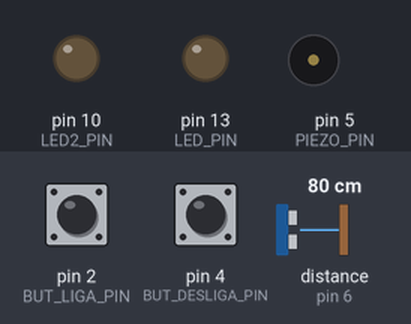
Bench run of a sketch on a simulated Arduino Uno, built with avr-gcc and run on an emulated ATmega328P. Parts: output pins drawn as LEDs (lit = HIGH), buzzer (waves = sounding). The inputs (shaded band) are chosen by the test bench; at power-on: pin 2 (BUT_LIGA_PIN) HIGH, distance to the obstacle (sensor on pin 6) 80 cm, pin 4 (BUT_DESLIGA_PIN) HIGH. The echo pulse lasts 58.3 µs per cm; pins used as bus, display or sensor lines are not drawn; what the sketch prints to the serial monitor is not drawn.

Above: at 1.2 s.
1.3 s: pin 2 (BUT_LIGA_PIN) pulled LOW for 0.15 s
At 2.2 s:
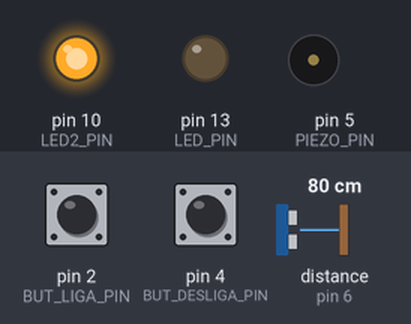
2.9 s: distance to the obstacle (sensor on pin 6) set to 17 cm
4.4 s: distance to the obstacle (sensor on pin 6) set to 13 cm
At 5.5 s:
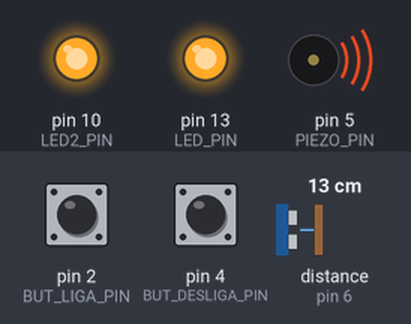
5.9 s: pin 4 (BUT_DESLIGA_PIN) pulled LOW for 0.15 s
At 7.0 s:
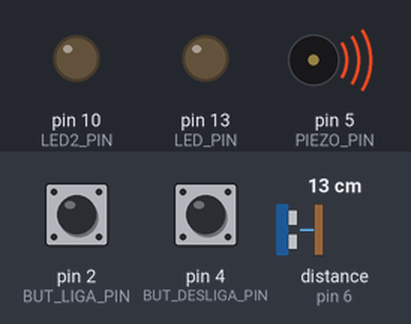
7.5 s: pin 2 (BUT_LIGA_PIN) pulled LOW for 1 s
At 8.1 s:
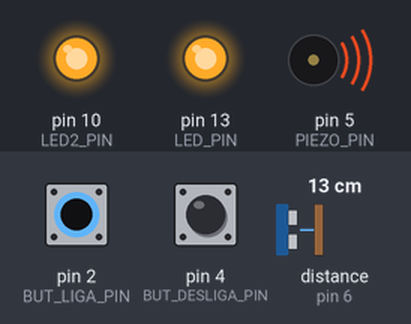
10.0 s: distance to the obstacle (sensor on pin 6) set to 18 cm
At 11.3 s:
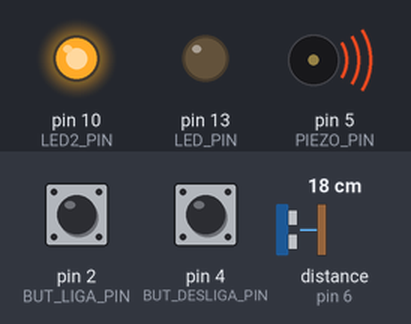
Timing chart, 0 to 12.5 s (numbered marks = the images above; inputs shaded):
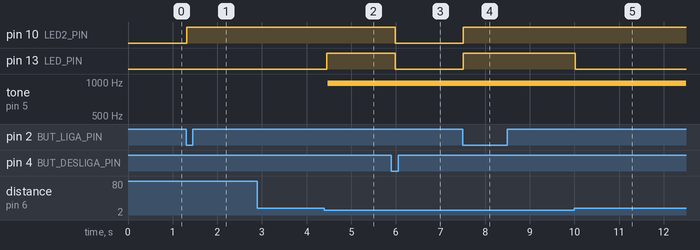

Measured:
- the behaviour switches between 16 and 15 cm on distance to the obstacle (sensor on pin 6) (found by bisection; images 1 and 2)
- after the input at 1.3 s, pin 10 (LED2_PIN): LOW → HIGH at once
- after the input at 4.4 s, pin 13 (LED_PIN): LOW → HIGH after 0.05 s; tone on pin 5 (PIEZO_PIN): silent → 977 Hz after 0.07 s
- after the input at 5.9 s, pin 10 (LED2_PIN), pin 13 (LED_PIN): HIGH → LOW after 0.08 s
- after the input at 7.5 s, pin 10 (LED2_PIN), pin 13 (LED_PIN): LOW → HIGH at once
- after the input at 10.0 s, pin 13 (LED_PIN): HIGH → LOW at once

The sketch:

Tarefa_02_sensor_atuador.ino
```cpp
#include <NewPing.h>
#define LED_PIN 13
#define LED2_PIN 10
#define SENSOR_DIST_TRIG 7
#define SENSOR_DIST_ECHO 6
#define DIST_OBSTACULO 15
#define TEMPO_LEITURA 50
#define PIEZO_PIN 5
#define BUT_LIGA_PIN 2
#define BUT_DESLIGA_PIN 4

int i =0;
int distanciaAgora;
int distanciaAnt;
int estadoBotaoLiga;
int estadoBotaoDesLiga;
int estadoBotaoAnt = 1;
int start = 0;
const int delayBip = 1;
unsigned long tempoMedida;

NewPing sonar(SENSOR_DIST_TRIG, SENSOR_DIST_ECHO, DIST_OBSTACULO);

void setup() {
  pinMode(LED_PIN, OUTPUT);
  pinMode(LED2_PIN, OUTPUT);
  pinMode(SENSOR_DIST_TRIG, INPUT);
  pinMode(SENSOR_DIST_ECHO , INPUT);
  pinMode(PIEZO_PIN,OUTPUT);
  pinMode(BUT_LIGA_PIN,INPUT);
  pinMode(BUT_DESLIGA_PIN,INPUT);
  Serial.begin(9600);
}
void loop() {
estadoBotaoLiga = digitalRead(BUT_LIGA_PIN);
estadoBotaoDesLiga = digitalRead(BUT_DESLIGA_PIN);
Serial.println(estadoBotaoLiga);
Serial.println(estadoBotaoDesLiga);

 if(estadoBotaoLiga != estadoBotaoAnt){
    start = HIGH;
    digitalWrite(LED2_PIN, HIGH);
    //Serial.println(start);
  }
  if(estadoBotaoDesLiga != estadoBotaoAnt){
    start = LOW;
    digitalWrite(LED2_PIN, LOW);
    digitalWrite(LED_PIN, LOW);
    //Serial.println(start);
    }
  if(start){
    if(millis() >= TEMPO_LEITURA + tempoMedida){
        distanciaAgora = sonar.ping_cm();
        if(distanciaAgora != 0 && distanciaAgora <= DIST_OBSTACULO){
            for (i=0;i<256;i++){
              digitalWrite(LED_PIN, HIGH);
              analogWrite(5,i);
              delay(delayBip);
              if(distanciaAgora != distanciaAnt){
                Serial.print("Distanccia = ");
                Serial.print(distanciaAgora);
                Serial.println(" cm");
                distanciaAnt = distanciaAgora;
               }
            }
        }else{
            digitalWrite(LED_PIN, LOW);
         }
        tempoMedida = millis();
      }
  }
}
```
